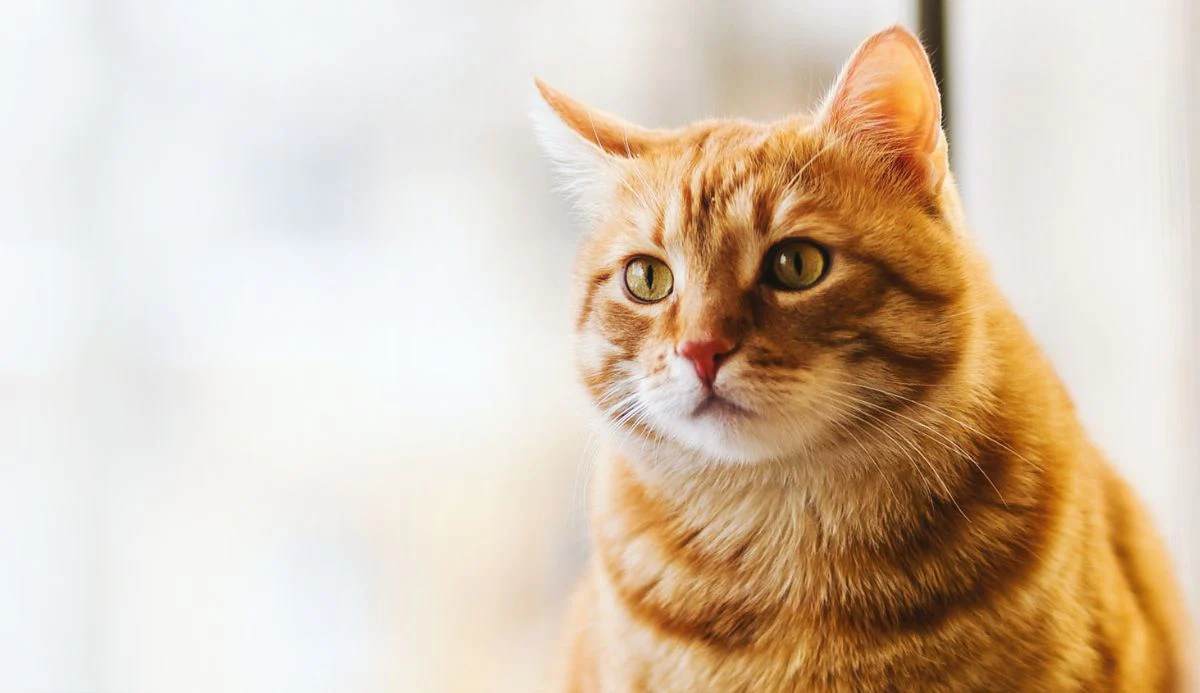
#> input picture Photos/cat-large.png, 1200 x 693 px
$ python histograms.py
#> lines starting #> are read from the running program, lines starting #| are printed output that depends on the picture; after the words box and inside, x2 and y2 are one past the last pixel; in counts of white or black regions, pixels touching at a corner belong together
import cv2 as cv
import matplotlib.pyplot as plt
import numpy as np

# Reading Images
img = cv.imread('Photos/cat-large.png')
#> img is the input picture: shape (693, 1200, 3); mean B, G, R 179.1, 198.9, 217
cv.imshow('Cat', img)

gray = cv.cvtColor(img, cv.COLOR_BGR2GRAY)
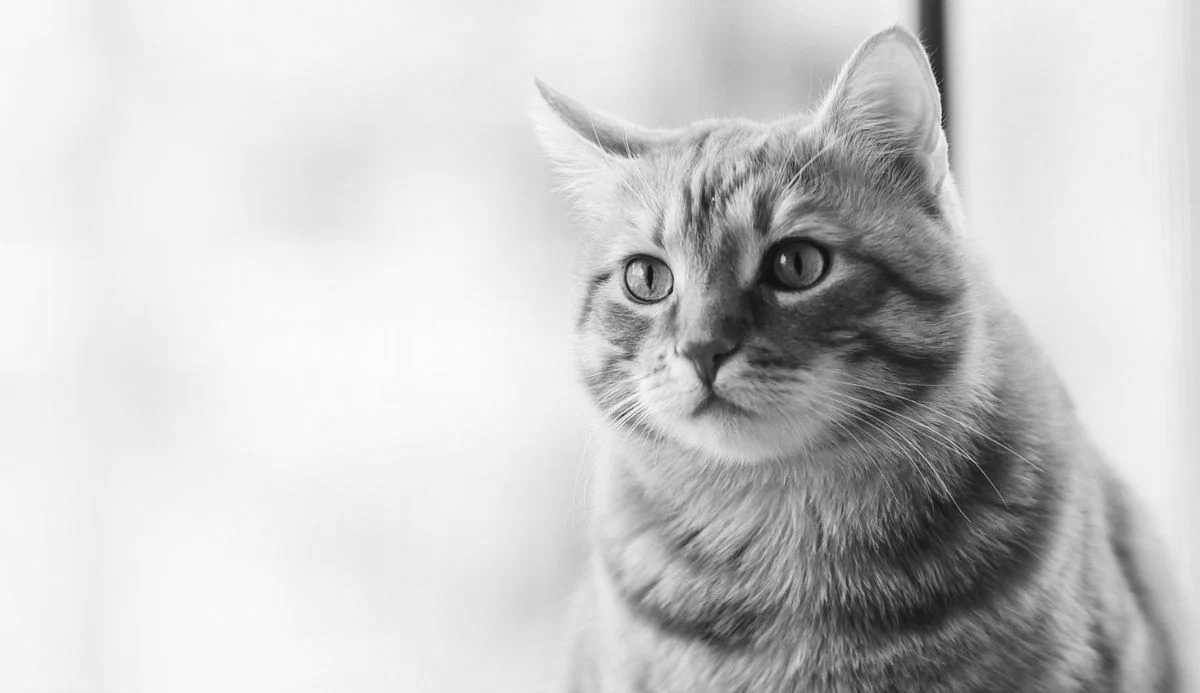
#> gray: shape (693, 1200); min 7, max 253, mean 202.1
# cv.imshow('Gray', gray)

blank = np.zeros(img.shape[:2], dtype='uint8')
# cv.imshow('Blank Image', blank)

mask = cv.circle(blank, (img.shape[1]//2 + 100, img.shape[0]//2), 250, 255, -1)
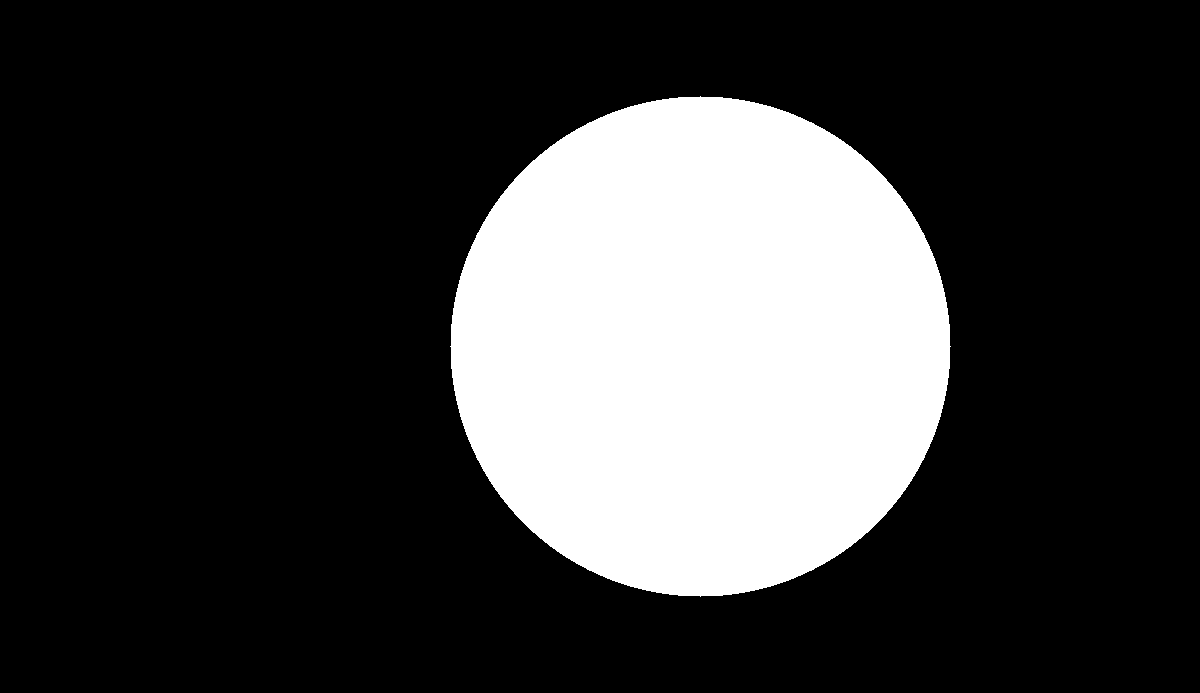
#> blank: shape (693, 1200); 23.6% white; 1 white region, box (x1, y1, x2, y2) and area: (450, 96, 951, 597) 196321
# cv.imshow('Mask', mask)

# # masked = cv.bitwise_and(img, img, mask=mask)
# mask = cv.bitwise_and(gray, gray, mask=circle)
# cv.imshow('Masked Image', mask)

masked = cv.bitwise_and(img, img, mask=mask)
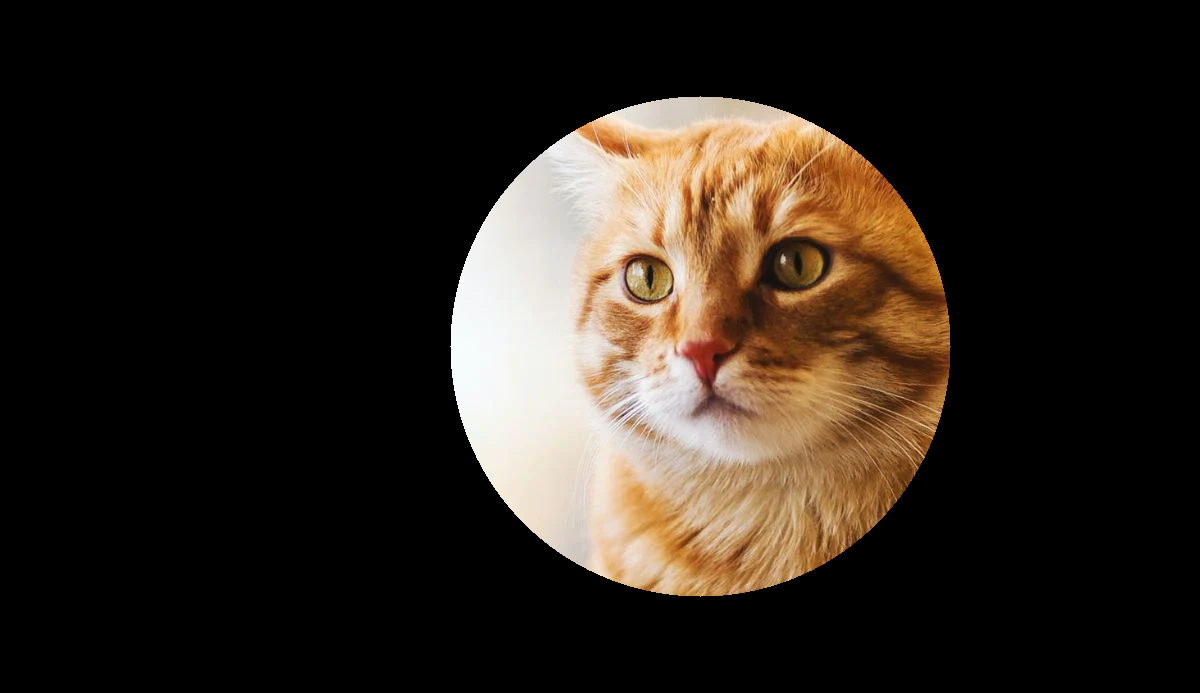
#> masked: shape (693, 1200, 3); mean B, G, R 29.3, 37.1, 45.3
cv.imshow('Masked Image', masked)

# [10 lines of commented-out code are left out]
plt.figure()
plt.title('Colour Histogram')

colors = ('b','r','g')
for i,col in enumerate(colors):
    hist = cv.calcHist([img],[i], mask, [256], [0,256])
    plt.plot(hist, color=col)
    plt.xlim([0,256])

plt.show()
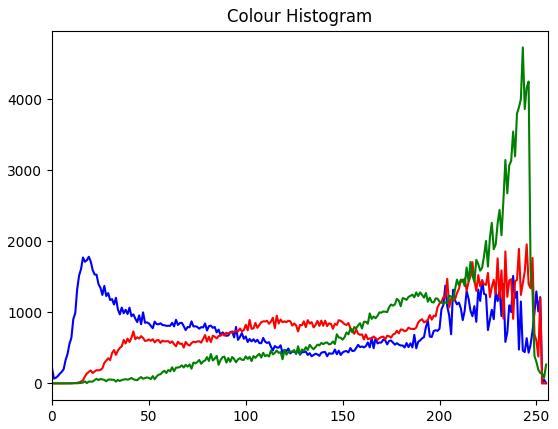
#> figure drawn by matplotlib, 1 panel; curve peaks at x = 19, y = 1782; curve peaks at x = 245, y = 1956; curve peaks at x = 243, y = 4728


cv.waitKey(0)
